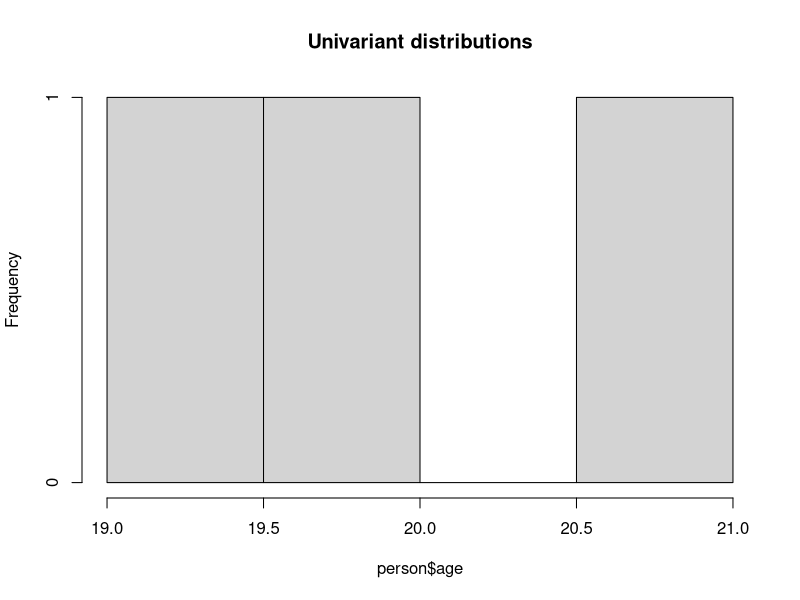
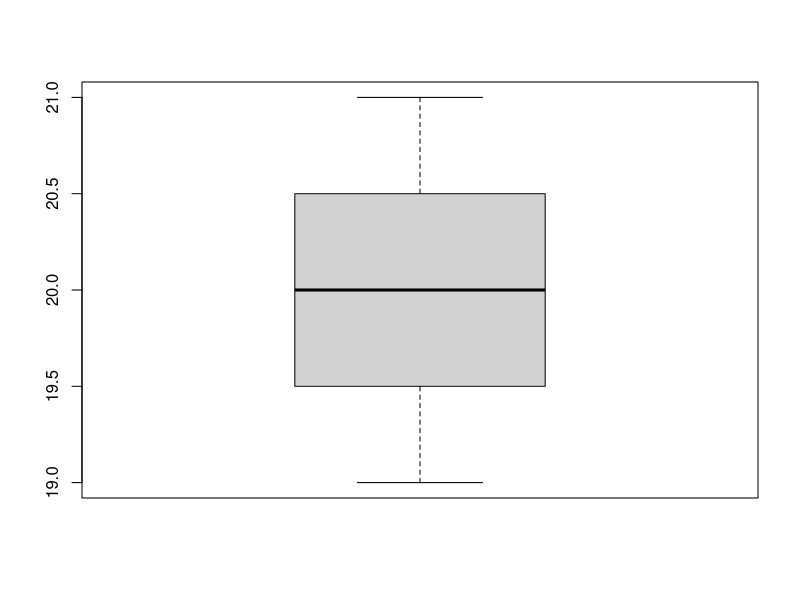

Recreate these plots in R, in order. (Note: this script raises an error after producing the figures.)
#### welcome to R programming
#assigning single elements
clients<-100
#display output of clients
print(clients)
#assigning multiple elements
salary<-c(140,240,200,160,360)
advt<-c(120,230,240)
print(advt)
print(salary)
#numeric vectors
#arithmetic operations
lagos<-c(100,301,350);ahoada<-c(104,430,340)#multiple codes in  one line with the use of a terminator ;
print(c(lagos,ahoada))
cat(lagos,ahoada)#concatenations is to add together
?cat #if you are in doubt of a function use "?" with the function and run
lagos+ahoada
print(lagos);print(ahoada)
4-24
5*50
30/6
100%%5#give us remainder which is called modulo
4%%3
#combining elements for arithmetic operations
c(3,5)*2
c(4,2)^c(2,3)
#numeric generations
numeric(10)#gives the count of zeros
seq(10,15,2)
?seq #ask about the sequence function
seq(from=15,to=30,length.out=5)
seq(from=15, to=30, by =2)
#random number generations
runif(5,10,50)
rnorm(6,0,3)
x<-rnorm(5,0.2,1.6)
print(x)
#remove the negative values and correct 2.dp
x<-abs(round(x,2))
print(x)
#comparisons operators
5>2
10==10
10!=10
c(2,4)>c(5,2)
print(lagos)
print(ahoada)
100 %in% lagos #using the %in% operator
249 %in%lagos
print(lagos)
# ampersand &, vectorized & , univariant and &&, | vectorized or, univariant or ||
c(TRUE,FALSE) & c(F,T)
c(T,F) | c(F,T)
#character vectors
cat("Benjamin","Frank")
brands<-c("hp","dell","acer","macbk")
#ask what data it is?
class(brands)
mode(brands)
?mode
is.character(brands)
salaryb<-c("hp","dell",290)
class(salaryb)
typeof(salary)
#convert data types
sales<-c("hp",190,240,22)
class(sales)
sales<-as.numeric(sales)
class(sales)
print(sales)
#logical vectors
T | F
T & T
T & F
F & T
#named vectors
x<-c(mon=100,tues=205,wed=220)
print(x)
#names of the objects
names(x)
#change the names of the objects
names(x)<-c("jan","feb","mar")
print(x)
#subsetting [[]] and $
print(lagos)
x[1]
x["jan"]
x[c(1,3)]
x[1:3]
#update the elements
x[3]<-400
print(x)
names(x)<-c("oct","nov","dec")
x[2]+100
print(x)
trials<-runif(6,100,340)
print(trials)
trials<-round(trials,0)#round to whole numbers
print(trials)
trials[c(3,1,2)]<-c(300,400,500)
print(trials)
#slice it
trialsb<-trials[c(2,4,6)]
print(trials)
paste0("$",trials)
trials[-3] #to remove the index value 3
#matrix
m1<-matrix(1:20,nrow = 4,ncol = 5,byrow = F)
print(m1)
m1[1,2]#reads data based on (R,C)
m1[c(1,3),c(3,4)]
m1[1,]
m1[1,1:5]
m1[,]
m1[2,3]<-30
m1
#create a data frame
person<-data.frame(name=c("kakem","ken","ruth"),
                   age=c(19,21,20),
                   sex=c("F","M","F"),
                   depts=c("Fin","Accnt","Sales"))
print(person)
View(person)
#correction
#show name and age, with age greater than 20
person[person$age>20,c(1,2,4)]
#find max and min age
max(person$age)
attach(person)
min(age)
detach(person)
min(person$age)
#show column of name and age
person[,c(1,2)]
person[,c("name","age")]
#show a summary statistics of age and plot a univariant analysis
summary(person$age)
#plot
hist(person$age,
     main = "Univariant distributions")
boxplot(person$age,horizontal = F)

#get the column names
colnames(person)
#change the column names
colnames(person)<-c("Names","Age","Gender","Depts")
#change the row names to lower case letters or upper case LETTERS
row.names(person)<-LETTERS[1:3]
#change it back to numbers
row.names(person)<-1:nrow(person)
#add columns  to data frame
person<-cbind(person,
              data.frame(scores=seq(50,100,length.out=3)))
#check the structure of the data
str(person)
#change of data type
person$Gender<-as.factor(person$Gender)
mdat <- matrix(c(1,2,3, 11,12,13, 21,22,23), nrow = 3, ncol = 3, byrow = TRUE,
               dimnames = list(c("row1", "row2","row3"),
                               c("C.1", "C.2", "C.3")))
print(mdat)
mdat[c("row1","row3"),"C.3"]

#aqdd rows 
person<-rbind(person,data.frame(Names="Fred",
                                Age=20,
                                Gender=factor("M"),
                                Depts="Accnts",
                                scores=61))
is.factor(person$Gender)

#check the structure of data 
str(person)
person[person$Names=="Fred",]
#to add a year to age of fred
person[4,2]<-21
person[4,2]<-person[4,2]+1
#show gender that are "male"
person[person$Gender=="M",c(1,2,4)]
person[person$Age>=20,1]
#how to create a list
l1<-list(wkdays=1:14,
         customers=round(runif(14,18,35)),
         sales=round(runif(14,500,1000)))
print(l1)
#convert list to data frame
l1<-as.data.frame(l1)
print(l1)
View(l1)

#how to create function
add<-function(x,y){x+y}
is.function(add)
add(2,3)
l1$sales<-add(l1$sales,100)

#generalization of functions
calc<-function(x,y,type){
  if(type=="add"){
    x+y
  }else if(type=="minus"){
    x-y
  }else if(type=="divide"){
    x/y
  }else if(type=="exp"){
    x^y
  }else if(type=="multiply"){
    x*y
  }else{stop("invalid operator")}
}
is.function(calc)
calc(100,10,"add")
calc(10,10,"exp")
calc(2,4,"minus")
calc(1,3,"para")
add(as.Date("2025/11/14"),1)
